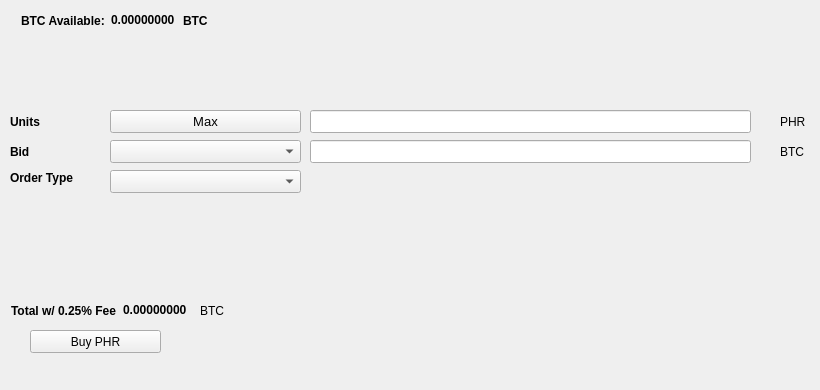
   <widget class="QWidget" name="BuyTab">
    <attribute name="title">
     <string>Buy</string>
    </attribute>
    <widget class="QPushButton" name="BuyPHR">
     <property name="geometry">
      <rect>
       <x>30</x>
       <y>330</y>
       <width>131</width>
       <height>23</height>
      </rect>
     </property>
     <property name="text">
      <string>Buy PHR</string>
     </property>
     <property name="icon">
      <iconset resource="../atheneum.qrc">
       <normaloff>:/icons/bitcoin</normaloff>:/icons/bitcoin</iconset>
     </property>
    </widget>
    <widget class="QLabel" name="label_3">
     <property name="geometry">
      <rect>
       <x>10</x>
       <y>110</y>
       <width>46</width>
       <height>23</height>
      </rect>
     </property>
     <property name="font">
      <font>
       <weight>75</weight>
       <bold>true</bold>
      </font>
     </property>
     <property name="text">
      <string>Units</string>
     </property>
    </widget>
    <widget class="QLineEdit" name="UnitsInput">
     <property name="geometry">
      <rect>
       <x>310</x>
       <y>110</y>
       <width>441</width>
       <height>23</height>
      </rect>
     </property>
     <property name="font">
      <font>
       <pointsize>9</pointsize>
       <weight>75</weight>
       <bold>true</bold>
      </font>
     </property>
    </widget>
    <widget class="QLineEdit" name="BuyBidPriceEdit">
     <property name="geometry">
      <rect>
       <x>310</x>
       <y>140</y>
       <width>441</width>
       <height>23</height>
      </rect>
     </property>
     <property name="font">
      <font>
       <pointsize>9</pointsize>
       <weight>75</weight>
       <bold>true</bold>
      </font>
     </property>
    </widget>
    <widget class="QLabel" name="label_4">
     <property name="geometry">
      <rect>
       <x>780</x>
       <y>110</y>
       <width>31</width>
       <height>23</height>
      </rect>
     </property>
     <property name="text">
      <string>PHR</string>
     </property>
    </widget>
    <widget class="QLabel" name="label_5">
     <property name="geometry">
      <rect>
       <x>780</x>
       <y>140</y>
       <width>31</width>
       <height>23</height>
      </rect>
     </property>
     <property name="text">
      <string>BTC</string>
     </property>
    </widget>
    <widget class="QLabel" name="label_6">
     <property name="geometry">
      <rect>
       <x>10</x>
       <y>140</y>
       <width>46</width>
       <height>23</height>
      </rect>
     </property>
     <property name="font">
      <font>
       <weight>75</weight>
       <bold>true</bold>
      </font>
     </property>
     <property name="text">
      <string>Bid</string>
     </property>
    </widget>
    <widget class="QLabel" name="label_7">
     <property name="geometry">
      <rect>
       <x>10</x>
       <y>170</y>
       <width>91</width>
       <height>16</height>
      </rect>
     </property>
     <property name="font">
      <font>
       <weight>75</weight>
       <bold>true</bold>
      </font>
     </property>
     <property name="text">
      <string>Order Type</string>
     </property>
    </widget>
    <widget class="QPushButton" name="Buy_Max_Amount">
     <property name="geometry">
      <rect>
       <x>110</x>
       <y>110</y>
       <width>191</width>
       <height>23</height>
      </rect>
     </property>
     <property name="font">
      <font>
       <pointsize>10</pointsize>
      </font>
     </property>
     <property name="text">
      <string>Max</string>
     </property>
    </widget>
    <widget class="QComboBox" name="BuyBidcomboBox">
     <property name="geometry">
      <rect>
       <x>110</x>
       <y>140</y>
       <width>191</width>
       <height>23</height>
      </rect>
     </property>
     <property name="font">
      <font>
       <pointsize>10</pointsize>
      </font>
     </property>
    </widget>
    <widget class="QComboBox" name="buyOrdertypeCombo">
     <property name="geometry">
      <rect>
       <x>110</x>
       <y>170</y>
       <width>191</width>
       <height>23</height>
      </rect>
     </property>
     <property name="font">
      <font>
       <pointsize>10</pointsize>
      </font>
     </property>
    </widget>
    <widget class="QWidget" name="layoutWidget1">
     <property name="geometry">
      <rect>
       <x>21</x>
       <y>11</y>
       <width>227</width>
       <height>19</height>
      </rect>
     </property>
     <layout class="QHBoxLayout" name="horizontalLayout_3">
      <item>
       <widget class="QLabel" name="label232">
        <property name="font">
         <font>
          <weight>75</weight>
          <bold>true</bold>
         </font>
        </property>
        <property name="text">
         <string>BTC Available:</string>
        </property>
       </widget>
      </item>
      <item>
       <widget class="QLabel" name="BtcAvailableLbl">
        <property name="palette">
         <palette>
          <active>
           <colorrole role="WindowText">
            <brush brushstyle="SolidPattern">
             <color alpha="255">
              <red>0</red>
              <green>0</green>
              <blue>0</blue>
             </color>
            </brush>
           </colorrole>
           <colorrole role="Button">
            <brush brushstyle="SolidPattern">
             <color alpha="255">
              <red>0</red>
              <green>170</green>
              <blue>0</blue>
             </color>
            </brush>
           </colorrole>
           <colorrole role="Light">
            <brush brushstyle="SolidPattern">
             <color alpha="255">
              <red>0</red>
              <green>255</green>
              <blue>0</blue>
             </color>
            </brush>
           </colorrole>
           <colorrole role="Midlight">
            <brush brushstyle="SolidPattern">
             <color alpha="255">
              <red>0</red>
              <green>212</green>
              <blue>0</blue>
             </color>
            </brush>
           </colorrole>
           <colorrole role="Dark">
            <brush brushstyle="SolidPattern">
             <color alpha="255">
              <red>0</red>
              <green>85</green>
              <blue>0</blue>
             </color>
            </brush>
           </colorrole>
           <colorrole role="Mid">
            <brush brushstyle="SolidPattern">
             <color alpha="255">
              <red>0</red>
              <green>113</green>
              <blue>0</blue>
             </color>
            </brush>
           </colorrole>
           <colorrole role="Text">
            <brush brushstyle="SolidPattern">
             <color alpha="255">
              <red>0</red>
              <green>170</green>
              <blue>0</blue>
             </color>
            </brush>
           </colorrole>
           <colorrole role="BrightText">
            <brush brushstyle="SolidPattern">
             <color alpha="255">
              <red>255</red>
              <green>255</green>
              <blue>255</blue>
             </color>
            </brush>
           </colorrole>
           <colorrole role="ButtonText">
            <brush brushstyle="SolidPattern">
             <color alpha="255">
              <red>0</red>
              <green>0</green>
              <blue>0</blue>
             </color>
            </brush>
           </colorrole>
           <colorrole role="Base">
            <brush brushstyle="SolidPattern">
             <color alpha="255">
              <red>255</red>
              <green>255</green>
              <blue>255</blue>
             </color>
            </brush>
           </colorrole>
           <colorrole role="Window">
            <brush brushstyle="SolidPattern">
             <color alpha="255">
              <red>0</red>
              <green>170</green>
              <blue>0</blue>
             </color>
            </brush>
           </colorrole>
           <colorrole role="Shadow">
            <brush brushstyle="SolidPattern">
             <color alpha="255">
              <red>0</red>
              <green>0</green>
              <blue>0</blue>
             </color>
            </brush>
           </colorrole>
           <colorrole role="AlternateBase">
            <brush brushstyle="SolidPattern">
             <color alpha="255">
              <red>127</red>
              <green>212</green>
              <blue>127</blue>
             </color>
            </brush>
           </colorrole>
           <colorrole role="ToolTipBase">
            <brush brushstyle="SolidPattern">
             <color alpha="255">
              <red>255</red>
              <green>255</green>
              <blue>220</blue>
             </color>
            </brush>
           </colorrole>
           <colorrole role="ToolTipText">
            <brush brushstyle="SolidPattern">
             <color alpha="255">
              <red>0</red>
              <green>0</green>
              <blue>0</blue>
             </color>
            </brush>
           </colorrole>
          </active>
          <inactive>
           <colorrole role="WindowText">
            <brush brushstyle="SolidPattern">
             <color alpha="255">
              <red>0</red>
              <green>0</green>
              <blue>0</blue>
             </color>
            </brush>
           </colorrole>
           <colorrole role="Button">
            <brush brushstyle="SolidPattern">
             <color alpha="255">
              <red>0</red>
              <green>170</green>
              <blue>0</blue>
             </color>
            </brush>
           </colorrole>
           <colorrole role="Light">
            <brush brushstyle="SolidPattern">
             <color alpha="255">
              <red>0</red>
              <green>255</green>
              <blue>0</blue>
             </color>
            </brush>
           </colorrole>
           <colorrole role="Midlight">
            <brush brushstyle="SolidPattern">
             <color alpha="255">
              <red>0</red>
              <green>212</green>
              <blue>0</blue>
             </color>
            </brush>
           </colorrole>
           <colorrole role="Dark">
            <brush brushstyle="SolidPattern">
             <color alpha="255">
              <red>0</red>
              <green>85</green>
              <blue>0</blue>
             </color>
            </brush>
           </colorrole>
           <colorrole role="Mid">
            <brush brushstyle="SolidPattern">
             <color alpha="255">
              <red>0</red>
              <green>113</green>
              <blue>0</blue>
             </color>
            </brush>
           </colorrole>
           <colorrole role="Text">
            <brush brushstyle="SolidPattern">
             <color alpha="255">
              <red>0</red>
              <green>170</green>
              <blue>0</blue>
             </color>
            </brush>
           </colorrole>
           <colorrole role="BrightText">
            <brush brushstyle="SolidPattern">
             <color alpha="255">
              <red>255</red>
              <green>255</green>
              <blue>255</blue>
             </color>
            </brush>
           </colorrole>
           <colorrole role="ButtonText">
            <brush brushstyle="SolidPattern">
             <color alpha="255">
              <red>0</red>
              <green>0</green>
              <blue>0</blue>
             </color>
            </brush>
           </colorrole>
           <colorrole role="Base">
            <brush brushstyle="SolidPattern">
             <color alpha="255">
              <red>255</red>
              <green>255</green>
              <blue>255</blue>
             </color>
            </brush>
           </colorrole>
           <colorrole role="Window">
            <brush brushstyle="SolidPattern">
             <color alpha="255">
              <red>0</red>
              <green>170</green>
              <blue>0</blue>
             </color>
            </brush>
           </colorrole>
           <colorrole role="Shadow">
            <brush brushstyle="SolidPattern">
             <color alpha="255">
              <red>0</red>
              <green>0</green>
              <blue>0</blue>
             </color>
            </brush>
           </colorrole>
           <colorrole role="AlternateBase">
            <brush brushstyle="SolidPattern">
             <color alpha="255">
              <red>127</red>
              <green>212</green>
              <blue>127</blue>
             </color>
            </brush>
           </colorrole>
           <colorrole role="ToolTipBase">
            <brush brushstyle="SolidPattern">
             <color alpha="255">
              <red>255</red>
              <green>255</green>
              <blue>220</blue>
             </color>
            </brush>
           </colorrole>
           <colorrole role="ToolTipText">
            <brush brushstyle="SolidPattern">
             <color alpha="255">
              <red>0</red>
              <green>0</green>
              <blue>0</blue>
             </color>
            </brush>
           </colorrole>
          </inactive>
          <disabled>
           <colorrole role="WindowText">
            <brush brushstyle="SolidPattern">
             <color alpha="255">
              <red>0</red>
              <green>85</green>
              <blue>0</blue>
             </color>
            </brush>
           </colorrole>
           <colorrole role="Button">
            <brush brushstyle="SolidPattern">
             <color alpha="255">
              <red>0</red>
              <green>170</green>
              <blue>0</blue>
             </color>
            </brush>
           </colorrole>
           <colorrole role="Light">
            <brush brushstyle="SolidPattern">
             <color alpha="255">
              <red>0</red>
              <green>255</green>
              <blue>0</blue>
             </color>
            </brush>
           </colorrole>
           <colorrole role="Midlight">
            <brush brushstyle="SolidPattern">
             <color alpha="255">
              <red>0</red>
              <green>212</green>
              <blue>0</blue>
             </color>
            </brush>
           </colorrole>
           <colorrole role="Dark">
            <brush brushstyle="SolidPattern">
             <color alpha="255">
              <red>0</red>
              <green>85</green>
              <blue>0</blue>
             </color>
            </brush>
           </colorrole>
           <colorrole role="Mid">
            <brush brushstyle="SolidPattern">
             <color alpha="255">
              <red>0</red>
              <green>113</green>
              <blue>0</blue>
             </color>
            </brush>
           </colorrole>
           <colorrole role="Text">
            <brush brushstyle="SolidPattern">
             <color alpha="255">
              <red>0</red>
              <green>85</green>
              <blue>0</blue>
             </color>
            </brush>
           </colorrole>
           <colorrole role="BrightText">
            <brush brushstyle="SolidPattern">
             <color alpha="255">
              <red>255</red>
              <green>255</green>
              <blue>255</blue>
             </color>
            </brush>
           </colorrole>
           <colorrole role="ButtonText">
            <brush brushstyle="SolidPattern">
             <color alpha="255">
              <red>0</red>
              <green>85</green>
              <blue>0</blue>
             </color>
            </brush>
           </colorrole>
           <colorrole role="Base">
            <brush brushstyle="SolidPattern">
             <color alpha="255">
              <red>0</red>
              <green>170</green>
              <blue>0</blue>
             </color>
            </brush>
           </colorrole>
           <colorrole role="Window">
            <brush brushstyle="SolidPattern">
             <color alpha="255">
              <red>0</red>
              <green>170</green>
              <blue>0</blue>
             </color>
            </brush>
           </colorrole>
           <colorrole role="Shadow">
            <brush brushstyle="SolidPattern">
             <color alpha="255">
              <red>0</red>
              <green>0</green>
              <blue>0</blue>
             </color>
            </brush>
           </colorrole>
           <colorrole role="AlternateBase">
            <brush brushstyle="SolidPattern">
             <color alpha="255">
              <red>0</red>
              <green>170</green>
              <blue>0</blue>
             </color>
            </brush>
           </colorrole>
           <colorrole role="ToolTipBase">
            <brush brushstyle="SolidPattern">
             <color alpha="255">
              <red>255</red>
              <green>255</green>
              <blue>220</blue>
             </color>
            </brush>
           </colorrole>
           <colorrole role="ToolTipText">
            <brush brushstyle="SolidPattern">
             <color alpha="255">
              <red>0</red>
              <green>0</green>
              <blue>0</blue>
             </color>
            </brush>
           </colorrole>
          </disabled>
         </palette>
        </property>
        <property name="font">
         <font>
          <weight>75</weight>
          <bold>true</bold>
         </font>
        </property>
        <property name="text">
         <string>0.00000000</string>
        </property>
        <property name="textInteractionFlags">
         <set>Qt::LinksAccessibleByMouse|Qt::TextSelectableByKeyboard|Qt::TextSelectableByMouse</set>
        </property>
       </widget>
      </item>
      <item>
       <widget class="QLabel" name="BtcAvailableLbl_2">
        <property name="font">
         <font>
          <weight>75</weight>
          <bold>true</bold>
         </font>
        </property>
        <property name="text">
         <string>BTC</string>
        </property>
       </widget>
      </item>
     </layout>
    </widget>
    <widget class="QWidget" name="layoutWidge2">
     <property name="geometry">
      <rect>
       <x>11</x>
       <y>301</y>
       <width>259</width>
       <height>19</height>
      </rect>
     </property>
     <layout class="QHBoxLayout" name="horizontalLayout_4">
      <item>
       <widget class="QLabel" name="label_9">
        <property name="font">
         <font>
          <weight>75</weight>
          <bold>true</bold>
         </font>
        </property>
        <property name="text">
         <string>Total w/ 0.25% Fee</string>
        </property>
       </widget>
      </item>
      <item>
       <widget class="QLabel" name="BuyCostLabel">
        <property name="palette">
         <palette>
          <active>
           <colorrole role="WindowText">
            <brush brushstyle="SolidPattern">
             <color alpha="255">
              <red>0</red>
              <green>0</green>
              <blue>0</blue>
             </color>
            </brush>
           </colorrole>
           <colorrole role="Button">
            <brush brushstyle="SolidPattern">
             <color alpha="255">
              <red>0</red>
              <green>170</green>
              <blue>0</blue>
             </color>
            </brush>
           </colorrole>
           <colorrole role="Light">
            <brush brushstyle="SolidPattern">
             <color alpha="255">
              <red>0</red>
              <green>255</green>
              <blue>0</blue>
             </color>
            </brush>
           </colorrole>
           <colorrole role="Midlight">
            <brush brushstyle="SolidPattern">
             <color alpha="255">
              <red>0</red>
              <green>212</green>
              <blue>0</blue>
             </color>
            </brush>
           </colorrole>
           <colorrole role="Dark">
            <brush brushstyle="SolidPattern">
             <color alpha="255">
              <red>0</red>
              <green>85</green>
              <blue>0</blue>
             </color>
            </brush>
           </colorrole>
           <colorrole role="Mid">
            <brush brushstyle="SolidPattern">
             <color alpha="255">
              <red>0</red>
              <green>113</green>
              <blue>0</blue>
             </color>
            </brush>
           </colorrole>
           <colorrole role="Text">
            <brush brushstyle="SolidPattern">
             <color alpha="255">
              <red>0</red>
              <green>170</green>
              <blue>0</blue>
             </color>
            </brush>
           </colorrole>
           <colorrole role="BrightText">
            <brush brushstyle="SolidPattern">
             <color alpha="255">
              <red>255</red>
              <green>255</green>
              <blue>255</blue>
             </color>
            </brush>
           </colorrole>
           <colorrole role="ButtonText">
            <brush brushstyle="SolidPattern">
             <color alpha="255">
              <red>0</red>
              <green>0</green>
              <blue>0</blue>
             </color>
            </brush>
           </colorrole>
           <colorrole role="Base">
            <brush brushstyle="SolidPattern">
             <color alpha="255">
              <red>255</red>
              <green>255</green>
              <blue>255</blue>
             </color>
            </brush>
           </colorrole>
           <colorrole role="Window">
            <brush brushstyle="SolidPattern">
             <color alpha="255">
              <red>0</red>
              <green>170</green>
              <blue>0</blue>
             </color>
            </brush>
           </colorrole>
           <colorrole role="Shadow">
            <brush brushstyle="SolidPattern">
             <color alpha="255">
              <red>0</red>
              <green>0</green>
              <blue>0</blue>
             </color>
            </brush>
           </colorrole>
           <colorrole role="AlternateBase">
            <brush brushstyle="SolidPattern">
             <color alpha="255">
              <red>127</red>
              <green>212</green>
              <blue>127</blue>
             </color>
            </brush>
           </colorrole>
           <colorrole role="ToolTipBase">
            <brush brushstyle="SolidPattern">
             <color alpha="255">
              <red>255</red>
              <green>255</green>
              <blue>220</blue>
             </color>
            </brush>
           </colorrole>
           <colorrole role="ToolTipText">
            <brush brushstyle="SolidPattern">
             <color alpha="255">
              <red>0</red>
              <green>0</green>
              <blue>0</blue>
             </color>
            </brush>
           </colorrole>
          </active>
          <inactive>
           <colorrole role="WindowText">
            <brush brushstyle="SolidPattern">
             <color alpha="255">
              <red>0</red>
              <green>0</green>
              <blue>0</blue>
             </color>
            </brush>
           </colorrole>
           <colorrole role="Button">
            <brush brushstyle="SolidPattern">
             <color alpha="255">
              <red>0</red>
              <green>170</green>
              <blue>0</blue>
             </color>
            </brush>
           </colorrole>
           <colorrole role="Light">
            <brush brushstyle="SolidPattern">
             <color alpha="255">
              <red>0</red>
              <green>255</green>
              <blue>0</blue>
             </color>
            </brush>
           </colorrole>
           <colorrole role="Midlight">
            <brush brushstyle="SolidPattern">
             <color alpha="255">
              <red>0</red>
              <green>212</green>
              <blue>0</blue>
             </color>
            </brush>
           </colorrole>
           <colorrole role="Dark">
            <brush brushstyle="SolidPattern">
             <color alpha="255">
              <red>0</red>
              <green>85</green>
              <blue>0</blue>
             </color>
            </brush>
           </colorrole>
           <colorrole role="Mid">
            <brush brushstyle="SolidPattern">
             <color alpha="255">
              <red>0</red>
              <green>113</green>
              <blue>0</blue>
             </color>
            </brush>
           </colorrole>
           <colorrole role="Text">
            <brush brushstyle="SolidPattern">
             <color alpha="255">
              <red>0</red>
              <green>170</green>
              <blue>0</blue>
             </color>
            </brush>
           </colorrole>
           <colorrole role="BrightText">
            <brush brushstyle="SolidPattern">
             <color alpha="255">
              <red>255</red>
              <green>255</green>
              <blue>255</blue>
             </color>
            </brush>
           </colorrole>
           <colorrole role="ButtonText">
            <brush brushstyle="SolidPattern">
             <color alpha="255">
              <red>0</red>
              <green>0</green>
              <blue>0</blue>
             </color>
            </brush>
           </colorrole>
           <colorrole role="Base">
            <brush brushstyle="SolidPattern">
             <color alpha="255">
              <red>255</red>
              <green>255</green>
              <blue>255</blue>
             </color>
            </brush>
           </colorrole>
           <colorrole role="Window">
            <brush brushstyle="SolidPattern">
             <color alpha="255">
              <red>0</red>
              <green>170</green>
              <blue>0</blue>
             </color>
            </brush>
           </colorrole>
           <colorrole role="Shadow">
            <brush brushstyle="SolidPattern">
             <color alpha="255">
              <red>0</red>
              <green>0</green>
              <blue>0</blue>
             </color>
            </brush>
           </colorrole>
           <colorrole role="AlternateBase">
            <brush brushstyle="SolidPattern">
             <color alpha="255">
              <red>127</red>
              <green>212</green>
              <blue>127</blue>
             </color>
            </brush>
           </colorrole>
           <colorrole role="ToolTipBase">
            <brush brushstyle="SolidPattern">
             <color alpha="255">
              <red>255</red>
              <green>255</green>
              <blue>220</blue>
             </color>
            </brush>
           </colorrole>
           <colorrole role="ToolTipText">
            <brush brushstyle="SolidPattern">
             <color alpha="255">
              <red>0</red>
              <green>0</green>
              <blue>0</blue>
             </color>
            </brush>
           </colorrole>
          </inactive>
          <disabled>
           <colorrole role="WindowText">
            <brush brushstyle="SolidPattern">
             <color alpha="255">
              <red>0</red>
              <green>85</green>
              <blue>0</blue>
             </color>
            </brush>
           </colorrole>
           <colorrole role="Button">
            <brush brushstyle="SolidPattern">
             <color alpha="255">
              <red>0</red>
              <green>170</green>
              <blue>0</blue>
             </color>
            </brush>
           </colorrole>
           <colorrole role="Light">
            <brush brushstyle="SolidPattern">
             <color alpha="255">
              <red>0</red>
              <green>255</green>
              <blue>0</blue>
             </color>
            </brush>
           </colorrole>
           <colorrole role="Midlight">
            <brush brushstyle="SolidPattern">
             <color alpha="255">
              <red>0</red>
              <green>212</green>
              <blue>0</blue>
             </color>
            </brush>
           </colorrole>
           <colorrole role="Dark">
            <brush brushstyle="SolidPattern">
             <color alpha="255">
              <red>0</red>
              <green>85</green>
              <blue>0</blue>
             </color>
            </brush>
           </colorrole>
           <colorrole role="Mid">
            <brush brushstyle="SolidPattern">
             <color alpha="255">
              <red>0</red>
              <green>113</green>
              <blue>0</blue>
             </color>
            </brush>
           </colorrole>
           <colorrole role="Text">
            <brush brushstyle="SolidPattern">
             <color alpha="255">
              <red>0</red>
              <green>85</green>
              <blue>0</blue>
             </color>
            </brush>
           </colorrole>
           <colorrole role="BrightText">
            <brush brushstyle="SolidPattern">
             <color alpha="255">
              <red>255</red>
              <green>255</green>
              <blue>255</blue>
             </color>
            </brush>
           </colorrole>
           <colorrole role="ButtonText">
            <brush brushstyle="SolidPattern">
             <color alpha="255">
              <red>0</red>
              <green>85</green>
              <blue>0</blue>
             </color>
            </brush>
           </colorrole>
           <colorrole role="Base">
            <brush brushstyle="SolidPattern">
             <color alpha="255">
              <red>0</red>
              <green>170</green>
              <blue>0</blue>
             </color>
            </brush>
           </colorrole>
           <colorrole role="Window">
            <brush brushstyle="SolidPattern">
             <color alpha="255">
              <red>0</red>
              <green>170</green>
              <blue>0</blue>
             </color>
            </brush>
           </colorrole>
           <colorrole role="Shadow">
            <brush brushstyle="SolidPattern">
             <color alpha="255">
              <red>0</red>
              <green>0</green>
              <blue>0</blue>
             </color>
            </brush>
           </colorrole>
           <colorrole role="AlternateBase">
            <brush brushstyle="SolidPattern">
             <color alpha="255">
              <red>0</red>
              <green>170</green>
              <blue>0</blue>
             </color>
            </brush>
           </colorrole>
           <colorrole role="ToolTipBase">
            <brush brushstyle="SolidPattern">
             <color alpha="255">
              <red>255</red>
              <green>255</green>
              <blue>220</blue>
             </color>
            </brush>
           </colorrole>
           <colorrole role="ToolTipText">
            <brush brushstyle="SolidPattern">
             <color alpha="255">
              <red>0</red>
              <green>0</green>
              <blue>0</blue>
             </color>
            </brush>
           </colorrole>
          </disabled>
         </palette>
        </property>
        <property name="font">
         <font>
          <weight>75</weight>
          <bold>true</bold>
         </font>
        </property>
        <property name="autoFillBackground">
         <bool>false</bool>
        </property>
        <property name="text">
         <string>0.00000000</string>
        </property>
        <property name="textInteractionFlags">
         <set>Qt::LinksAccessibleByMouse|Qt::TextSelectableByMouse</set>
        </property>
       </widget>
      </item>
      <item>
       <widget class="QLabel" name="label_10">
        <property name="font">
         <font>
          <weight>50</weight>
          <bold>false</bold>
         </font>
        </property>
        <property name="text">
         <string>BTC</string>
        </property>
       </widget>
      </item>
     </layout>
    </widget>
    <widget class="QLabel" name="label_24">
     <property name="geometry">
      <rect>
       <x>460</x>
       <y>300</y>
       <width>281</width>
       <height>81</height>
      </rect>
     </property>
     <property name="text">
      <string/>
     </property>
     <property name="pixmap">
      <pixmap>:/images/bittrex</pixmap>
     </property>
    </widget>
   </widget>
